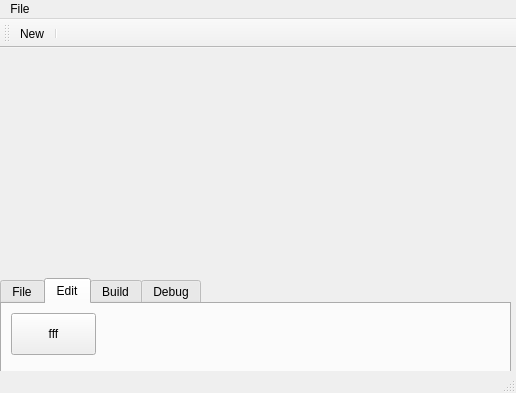
<?xml version="1.0" encoding="UTF-8"?>
<ui version="4.0">
 <class>EPMainWindow</class>
 <widget class="QMainWindow" name="EPMainWindow">
  <property name="geometry">
   <rect>
    <x>0</x>
    <y>0</y>
    <width>516</width>
    <height>393</height>
   </rect>
  </property>
  <property name="mouseTracking">
   <bool>true</bool>
  </property>
  <property name="focusPolicy">
   <enum>Qt::WheelFocus</enum>
  </property>
  <property name="windowTitle">
   <string>MainWindow</string>
  </property>
  <property name="windowIcon">
   <iconset resource="../../icons/EPCommon.qrc">
    <normaloff>:/back4.png</normaloff>:/back4.png</iconset>
  </property>
  <property name="layoutDirection">
   <enum>Qt::LeftToRight</enum>
  </property>
  <property name="iconSize">
   <size>
    <width>48</width>
    <height>48</height>
   </size>
  </property>
  <property name="toolButtonStyle">
   <enum>Qt::ToolButtonIconOnly</enum>
  </property>
  <property name="animated">
   <bool>false</bool>
  </property>
  <property name="documentMode">
   <bool>false</bool>
  </property>
  <property name="dockNestingEnabled">
   <bool>false</bool>
  </property>
  <property name="dockOptions">
   <set>QMainWindow::AllowTabbedDocks|QMainWindow::ForceTabbedDocks|QMainWindow::VerticalTabs</set>
  </property>
  <property name="unifiedTitleAndToolBarOnMac">
   <bool>false</bool>
  </property>
  <widget class="QWidget" name="centralwidget">
   <widget class="QTabWidget" name="tabWidget">
    <property name="geometry">
     <rect>
      <x>0</x>
      <y>230</y>
      <width>511</width>
      <height>100</height>
     </rect>
    </property>
    <property name="sizePolicy">
     <sizepolicy hsizetype="Expanding" vsizetype="Fixed">
      <horstretch>111</horstretch>
      <verstretch>111</verstretch>
     </sizepolicy>
    </property>
    <property name="minimumSize">
     <size>
      <width>0</width>
      <height>100</height>
     </size>
    </property>
    <property name="sizeIncrement">
     <size>
      <width>1222</width>
      <height>6666</height>
     </size>
    </property>
    <property name="baseSize">
     <size>
      <width>10000</width>
      <height>0</height>
     </size>
    </property>
    <property name="focusPolicy">
     <enum>Qt::WheelFocus</enum>
    </property>
    <property name="layoutDirection">
     <enum>Qt::LeftToRight</enum>
    </property>
    <property name="autoFillBackground">
     <bool>false</bool>
    </property>
    <property name="styleSheet">
     <string notr="true"/>
    </property>
    <property name="inputMethodHints">
     <set>Qt::ImhHiddenText|Qt::ImhNoAutoUppercase|Qt::ImhPreferLowercase|Qt::ImhPreferNumbers|Qt::ImhPreferUppercase</set>
    </property>
    <property name="tabPosition">
     <enum>QTabWidget::North</enum>
    </property>
    <property name="tabShape">
     <enum>QTabWidget::Rounded</enum>
    </property>
    <property name="currentIndex">
     <number>1</number>
    </property>
    <property name="iconSize">
     <size>
      <width>32</width>
      <height>32</height>
     </size>
    </property>
    <property name="elideMode">
     <enum>Qt::ElideMiddle</enum>
    </property>
    <property name="usesScrollButtons">
     <bool>true</bool>
    </property>
    <property name="documentMode">
     <bool>false</bool>
    </property>
    <property name="tabsClosable">
     <bool>false</bool>
    </property>
    <property name="movable">
     <bool>false</bool>
    </property>
    <widget class="QWidget" name="tab">
     <attribute name="title">
      <string>File</string>
     </attribute>
    </widget>
    <widget class="QWidget" name="tab_2">
     <attribute name="icon">
      <iconset resource="../../icons/EPCommon.qrc">
       <normaloff>:/back.png</normaloff>:/back.png</iconset>
     </attribute>
     <attribute name="title">
      <string>Edit</string>
     </attribute>
     <widget class="QPushButton" name="pushButton">
      <property name="geometry">
       <rect>
        <x>9</x>
        <y>9</y>
        <width>85</width>
        <height>42</height>
       </rect>
      </property>
      <property name="text">
       <string>fff</string>
      </property>
      <property name="icon">
       <iconset resource="../../icons/EPCommon.qrc">
        <normaloff>:/back.png</normaloff>:/back.png</iconset>
      </property>
      <property name="iconSize">
       <size>
        <width>32</width>
        <height>32</height>
       </size>
      </property>
     </widget>
    </widget>
    <widget class="QWidget" name="tab_3">
     <attribute name="title">
      <string>Build</string>
     </attribute>
    </widget>
    <widget class="QWidget" name="tab_4">
     <attribute name="title">
      <string>Debug</string>
     </attribute>
    </widget>
   </widget>
  </widget>
  <widget class="QMenuBar" name="menubar">
   <property name="geometry">
    <rect>
     <x>0</x>
     <y>0</y>
     <width>516</width>
     <height>25</height>
    </rect>
   </property>
   <widget class="QMenu" name="menuFile">
    <property name="title">
     <string>File</string>
    </property>
    <addaction name="actionNew"/>
   </widget>
   <addaction name="menuFile"/>
  </widget>
  <widget class="QStatusBar" name="statusbar"/>
  <widget class="QToolBar" name="toolBar">
   <property name="windowTitle">
    <string>toolBar</string>
   </property>
   <attribute name="toolBarArea">
    <enum>TopToolBarArea</enum>
   </attribute>
   <attribute name="toolBarBreak">
    <bool>false</bool>
   </attribute>
   <addaction name="actionNew"/>
   <addaction name="separator"/>
  </widget>
  <action name="actionNew">
   <property name="icon">
    <iconset resource="../../icons/baseIcon.qrc">
     <normaloff>:/openFile</normaloff>:/openFile</iconset>
   </property>
   <property name="text">
    <string>New</string>
   </property>
  </action>
 </widget>
 <resources>
  <include location="../../icons/EPCommon.qrc"/>
  <include location="../../icons/baseIcon.qrc"/>
 </resources>
 <connections/>
</ui>
